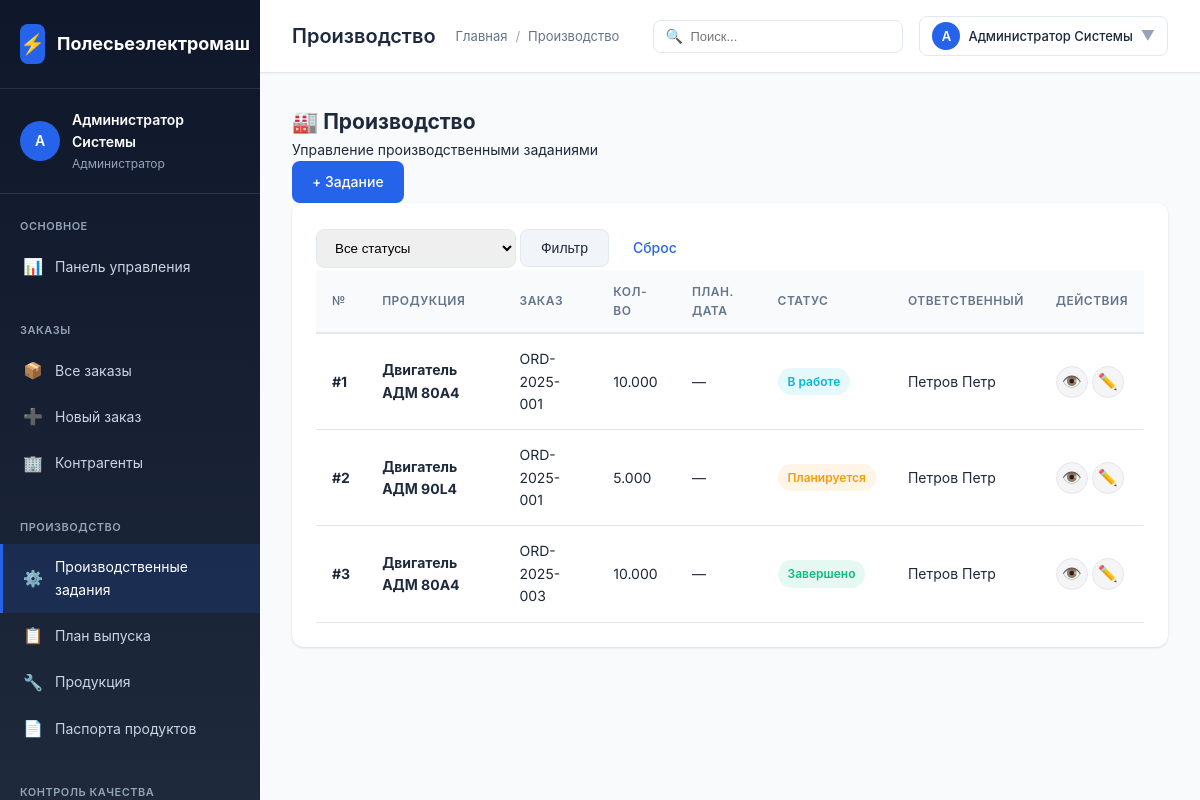
Page /polesie/modules/production/list.php (signed in) on the earlier database version.
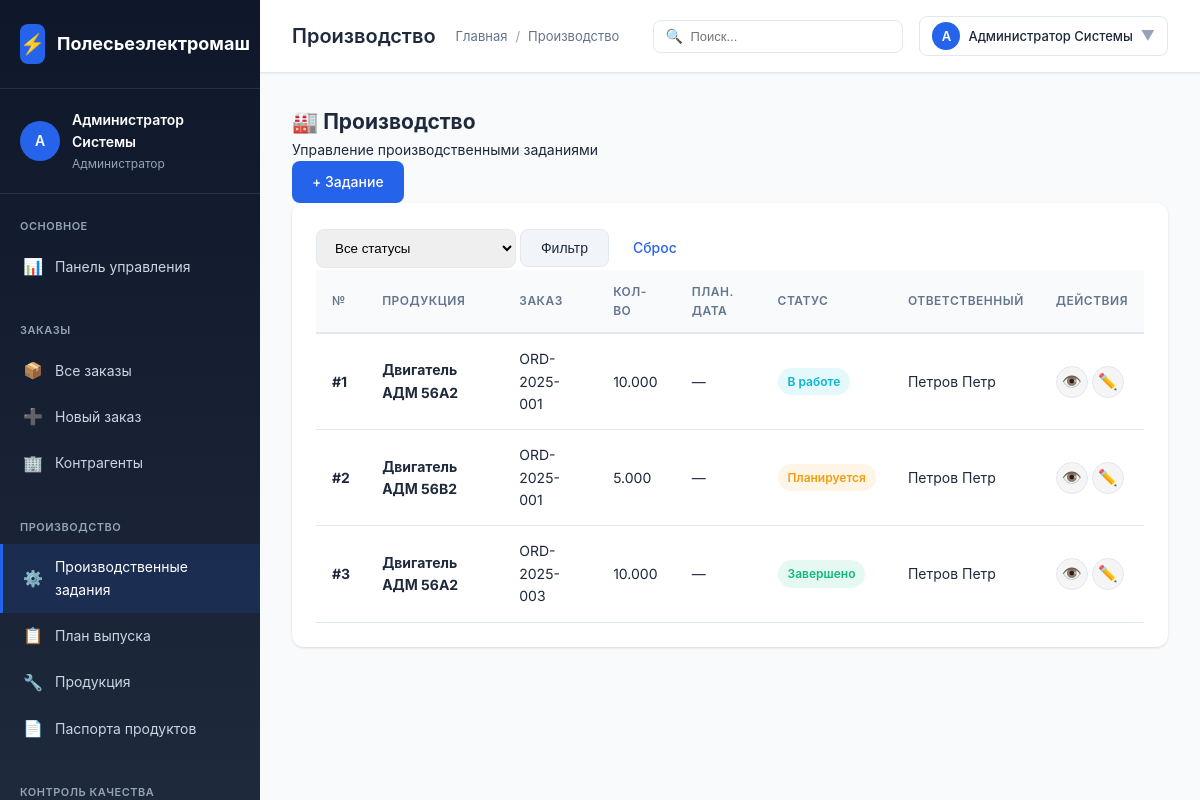
Same page on the later database version.
### tables this page shows
CREATE TABLE `production_tasks` (
  `id` INT AUTO_INCREMENT PRIMARY KEY,
  `task_number` VARCHAR(50) UNIQUE,
  `order_id` INT,
  `order_item_id` INT,
  `product_id` INT NOT NULL,
  `route_card_id` INT,
  `quantity_plan` DECIMAL(15,3) NOT NULL,
  `quantity_fact` DECIMAL(15,3) DEFAULT 0,
  `quantity_good` DECIMAL(15,3) DEFAULT 0,
  `quantity_defect` DECIMAL(15,3) DEFAULT 0,
  `status` ENUM('planned', 'in_progress', 'completed', 'cancelled') DEFAULT 'planned',
  `priority` ENUM('low', 'normal', 'high', 'urgent') DEFAULT 'normal',
  `start_date` DATE,
  `end_date` DATE,
  `planned_start` DATETIME,
  `planned_end` DATETIME,
  `actual_start` DATETIME,
  `actual_end` DATETIME,
  `responsible_id` INT,
  `worker_id` INT,
  `notes` TEXT,
  `created_at` TIMESTAMP DEFAULT CURRENT_TIMESTAMP,
  `updated_at` TIMESTAMP DEFAULT CURRENT_TIMESTAMP ON UPDATE CURRENT_TIMESTAMP,
  CONSTRAINT `fk_task_order` FOREIGN KEY (`order_id`) REFERENCES `orders`(`id`) ON DELETE SET NULL,
  CONSTRAINT `fk_task_order_item` FOREIGN KEY (`order_item_id`) REFERENCES `order_items`(`id`) ON DELETE SET NULL,
  CONSTRAINT `fk_task_product` FOREIGN KEY (`product_id`) REFERENCES `products`(`id`) ON DELETE CASCADE,
  CONSTRAINT `fk_task_route` FOREIGN KEY (`route_card_id`) REFERENCES `route_cards`(`id`) ON DELETE SET NULL,
  CONSTRAINT `fk_task_responsible` FOREIGN KEY (`responsible_id`) REFERENCES `users`(`id`) ON DELETE SET NULL,
  CONSTRAINT `fk_task_worker` FOREIGN KEY (`worker_id`) REFERENCES `users`(`id`) ON DELETE SET NULL
);

CREATE TABLE `products` (
  `id` INT AUTO_INCREMENT PRIMARY KEY,
  `article` VARCHAR(50) NOT NULL UNIQUE,
  `name` VARCHAR(200) NOT NULL,
  `category_id` INT,
  `base_unit_id` INT,
  `specifications` JSON,
  `image` VARCHAR(255),
  `base_price` DECIMAL(15,2),
  `currency` CHAR(3) DEFAULT 'BYN',
  `is_active` BOOLEAN DEFAULT TRUE,
  `created_at` TIMESTAMP DEFAULT CURRENT_TIMESTAMP,
  CONSTRAINT `fk_prod_category` FOREIGN KEY (`category_id`) REFERENCES `product_categories`(`id`) ON DELETE SET NULL,
  CONSTRAINT `fk_prod_unit` FOREIGN KEY (`base_unit_id`) REFERENCES `base_units`(`id`) ON DELETE SET NULL
);

CREATE TABLE `orders` (
  `id` INT AUTO_INCREMENT PRIMARY KEY,
  `order_number` VARCHAR(50) NOT NULL UNIQUE,
  `customer_id` INT,
  `responsible_user_id` INT,
  `status` ENUM('new', 'processing', 'ready', 'shipped', 'cancelled') DEFAULT 'new',
  `order_date` DATE NOT NULL,
  `delivery_date` DATE,
  `total_amount` DECIMAL(15,2),
  `notes` TEXT,
  `created_at` TIMESTAMP DEFAULT CURRENT_TIMESTAMP,
  `updated_at` TIMESTAMP DEFAULT CURRENT_TIMESTAMP ON UPDATE CURRENT_TIMESTAMP,
  CONSTRAINT `fk_order_customer` FOREIGN KEY (`customer_id`) REFERENCES `contractors`(`id`) ON DELETE SET NULL,
  CONSTRAINT `fk_order_responsible` FOREIGN KEY (`responsible_user_id`) REFERENCES `users`(`id`) ON DELETE SET NULL
);

CREATE TABLE `users` (
  `id` INT AUTO_INCREMENT PRIMARY KEY,
  `username` VARCHAR(50) NOT NULL UNIQUE,
  `password_hash` VARCHAR(255) NOT NULL,
  `full_name` VARCHAR(100) NOT NULL,
  `email` VARCHAR(100),
  `role_id` INT,
  `is_active` BOOLEAN DEFAULT TRUE,
  `created_at` TIMESTAMP DEFAULT CURRENT_TIMESTAMP,
  CONSTRAINT `fk_users_role` FOREIGN KEY (`role_id`) REFERENCES `user_roles`(`id`) ON DELETE SET NULL
);

### polesie/config/config.php (called while the page is built, shortened)
<?php
function getDbConnection() {
    static $pdo = null;
    if ($pdo === null) {
        try {
            $dsn = "mysql:host=" . DB_HOST . ";dbname=" . DB_NAME . ";charset=" . DB_CHARSET;
            $options = [
                PDO::ATTR_ERRMODE => PDO::ERRMODE_EXCEPTION,
                PDO::ATTR_DEFAULT_FETCH_MODE => PDO::FETCH_ASSOC,
                PDO::ATTR_EMULATE_PREPARES => false,
            ];
            $pdo = new PDO($dsn, DB_USER, DB_PASS, $options);
        } catch (PDOException $e) {
            die("Ошибка подключения к базе данных: " . $e->getMessage());
        }
    }
    return $pdo;
}
function e($string) {
    return htmlspecialchars($string ?? '', ENT_QUOTES, 'UTF-8');
}
function isLoggedIn() {
    return isset($_SESSION['user_id']) && !empty($_SESSION['user_id']);
}
function getCurrentUser() {
    static $user = null;
    if ($user === null) {
        $pdo = getDbConnection();
        $stmt = $pdo->prepare("
            SELECT u.*, r.code as role_code, r.name as role_name
            FROM users u
            JOIN user_roles r ON u.role_id = r.id
            WHERE u.id = ? AND u.is_active = TRUE
        ");
        $stmt->execute([$_SESSION['user_id']]);
        $user = $stmt->fetch();
    }
    return $user;
}
function hasPermission($permission) {
    $user = getCurrentUser();
    if ($user['role_code'] === 'admin') {
        return true;
    }
    return true;
}
function asset($path) {
    $path = ltrim($path, '/');
    return APP_URL . '/' . $path;
}

### polesie/modules/production/list.php (the view, shortened to what the changed rows need)
<?php
require_once __DIR__ . '/../../config/config.php';
$user = getCurrentUser();
$pdo = getDbConnection();
$sql = "SELECT pt.*, o.order_number, p.name as product_name, p.article as product_article,
               c.name as category_name, u.symbol as unit_name,
               u2.full_name as responsible_name, u3.full_name as worker_name,
               pt.quantity_plan as quantity, pt.planned_start as planned_date
        FROM production_tasks pt
        JOIN orders o ON pt.order_id = o.id
        JOIN products p ON pt.product_id = p.id
        LEFT JOIN product_categories c ON p.category_id = c.id
        LEFT JOIN base_units u ON p.base_unit_id = u.id
        LEFT JOIN users u2 ON pt.responsible_id = u2.id
        LEFT JOIN users u3 ON pt.worker_id = u3.id
        WHERE 1=1";
$params = [];
$sql .= " ORDER BY pt.created_at DESC";
$stmt = $pdo->prepare($sql);
$stmt->execute($params);
$tasks = $stmt->fetchAll();
?>
<!DOCTYPE html>
<html lang="ru">
<head>
    <link rel="stylesheet" href="<?= asset('assets/css/style.css') ?>">
</head>
<body>
    <div class="app-container">
        <div class="main-content">
            <?php include BASE_PATH . '/includes/topbar.php'; ?>
            <div class="content-area">
                <div class="content">
                    <div class="page-header">
                        <div class="page-header-title">
                            <h2>🏭 Производство</h2>
                        </div>
                    </div>
                    <div class="card">
                        <div class="card-body">
                            <table class="data-table">
                                <thead>
                                    <tr>
                                        <th>№</th>
                                        <th>Продукция</th>
                                        <th>Заказ</th>
                                        <th>Кол-во</th>
                                        <th>План. дата</th>
                                        <th>Статус</th>
                                        <th>Ответственный</th>
                                        <th>Действия</th>
                                    </tr>
                                </thead>
                                <tbody>
                                    <?php foreach ($tasks as $t): ?>
                                    <?php
                                    $productData = [
                                        'id' => $t['product_id'],
                                        'name' => $t['product_name'] ?? '',
                                        'article' => $t['product_article'] ?? '',
                                        'category_name' => $t['category_name'] ?? '',
                                        'unit_name' => $t['unit_name'] ?? '',
                                        'base_price' => $t['product_price'] ?? 0,
                                        'is_active' => (int)($t['product_is_active'] ?? 0),
                                        'description' => $t['product_description'] ?? '',
                                        'specifications' => $t['product_specifications'] ?? ''
                                    ];
                                    $specsDecoded = null;
                                    $productData['specs_decoded'] = $specsDecoded;
                                    $taskData = [
                                        'id' => $t['id'],
                                        'order_number' => $t['order_number'] ?? '',
                                        'quantity' => $t['quantity'] ?? 0,
                                        'planned_date' => $t['planned_date'] ?? '',
                                        'status' => $t['status'] ?? '',
                                        'responsible_name' => $t['responsible_name'] ?? ''
                                    ];
                                    ?>
                                    <tr class="table-row-clickable" onclick="openProductionProductModal(<?= json_encode($productData, JSON_UNESCAPED_UNICODE) ?>, <?= json_encode($taskData, JSON_UNESCAPED_UNICODE) ?>)">
                                        <td><strong>#<?= $t['id'] ?></strong></td>
                                        <td><strong><?= e($t['product_name']) ?></strong></td>
                                        <td><?= e($t['order_number']) ?></td>
                                        <td><?= e($t['quantity'] ?? '—') ?></td>
                                        <td><?= !empty($t['planned_date']) ? date('d.m.Y', strtotime($t['planned_date'])) : '—' ?></td>
                                        <td>
                                            <?php if ($t['status'] === 'planned'): ?>
                                                <span class="badge badge-warning">Планируется</span>
                                            <?php elseif ($t['status'] === 'in_progress'): ?>
                                                <span class="badge badge-info">В работе</span>
                                            <?php elseif ($t['status'] === 'completed'): ?>
                                                <span class="badge badge-success">Завершено</span>
                                            <?php else: ?>
                                                <span class="badge badge-danger">Отменено</span>
                                            <?php endif; ?>
                                        </td>
                                        <td><?= e($t['responsible_name'] ?? '—') ?></td>
                                        <td onclick="event.stopPropagation()">
                                            <a href="view.php?id=<?= $t['id'] ?>" class="btn-icon" title="Просмотр задания">👁️</a>
                                            <?php if (hasPermission('production.edit')): ?>
                                                <a href="edit.php?id=<?= $t['id'] ?>" class="btn-icon" title="Редактировать задание">✏️</a>
                                            <?php endif; ?>
                                        </td>
                                    </tr>
                                    <?php endforeach; ?>
                                </tbody>
                            </table>
                        </div>
                    </div>
                </div>
            </div>
        </div>
    </div>
</body>
</html>

Differences in the rows shown:
changed through a linked row, production_tasks id 1: product.name "Двигатель АДМ 80A4" → "Двигатель АДМ 56A2"
changed through a linked row, production_tasks id 2: product.name "Двигатель АДМ 90L4" → "Двигатель АДМ 56B2"
changed through a linked row, production_tasks "ORD-2025-003": product.name "Двигатель АДМ 80A4" → "Двигатель АДМ 56A2"
